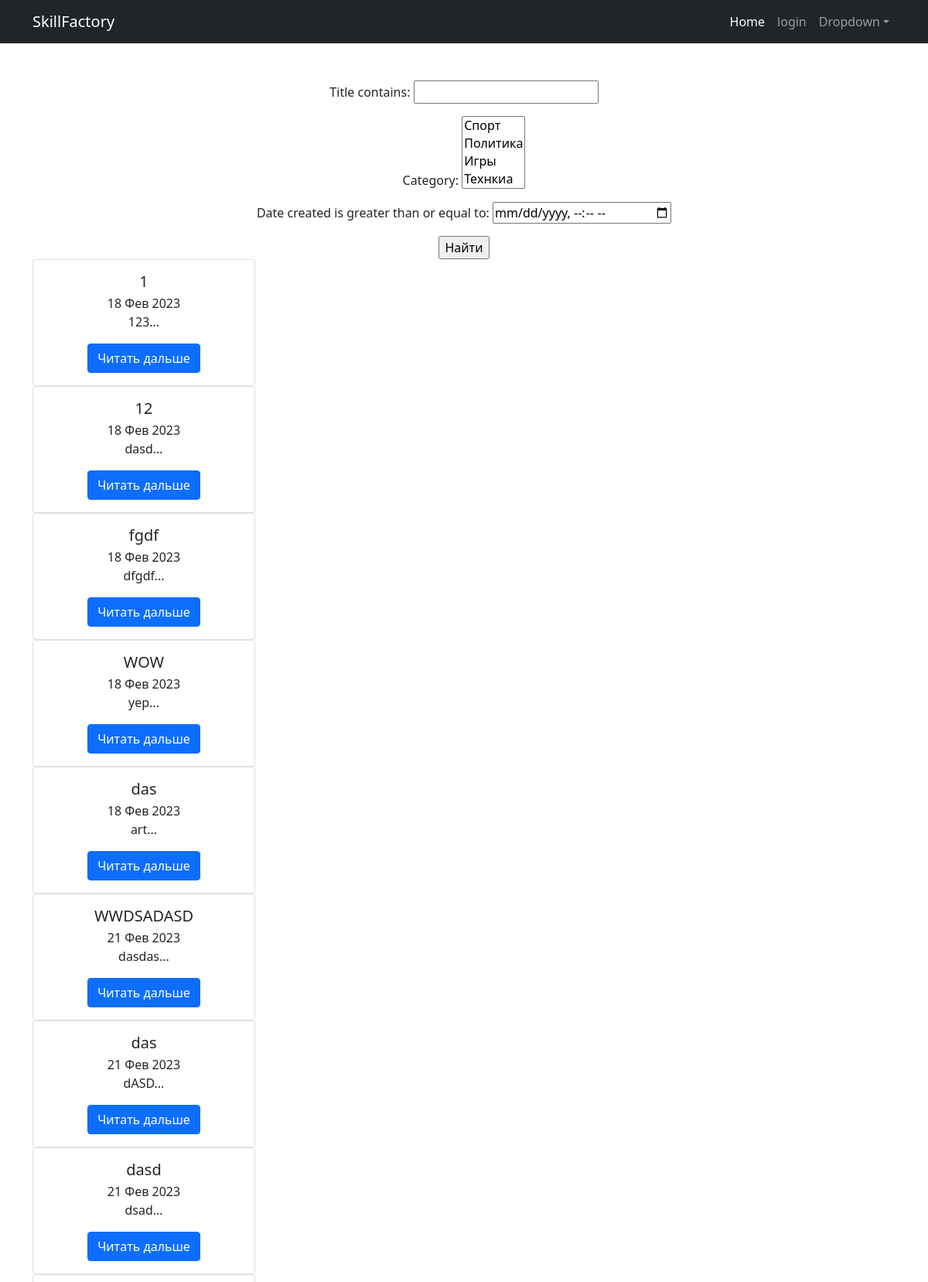
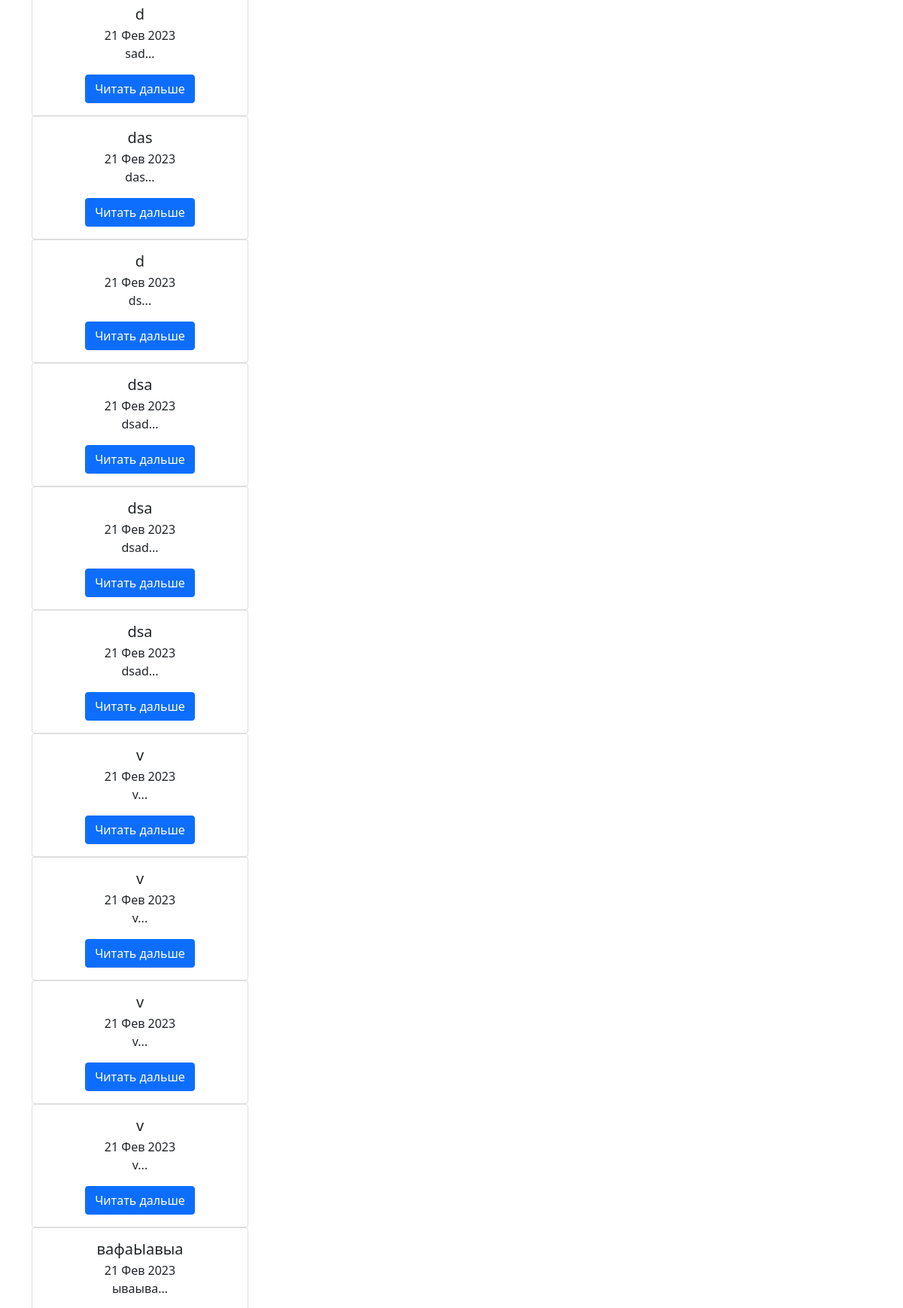
The app's page /news/search/ (upper part) with its own data (2 pictures, top to bottom).
### news/models.py (models this page shows, shortened)
class Post(models.Model):
    objects = None
    news = 'NW'
    articles = 'AR'
    POSITION = [
        (news, 'Новость'),
        (articles, 'Статья')
    ]
    author_post = models.ForeignKey(Author, on_delete=models.CASCADE)
    category_type = models.CharField(max_length=2, default=news, choices=POSITION)
    date_created = models.DateTimeField(auto_now_add=True)
    category = models.ManyToManyField(Category)
    title = models.CharField(max_length=128, blank=False, null=False)
    text = models.TextField(blank=False, null=False)
    raitingPost = models.SmallIntegerField(default=0, verbose_name='Рэйтинг поста')
    def preview_text(self):
        return f'{self.text[:20]}...'
    class Meta:
        verbose_name = ("Пост")
        verbose_name_plural = ("Посты")

### news/views.py (the view)
# urls.py: path('search/', NewsSearch.as_view(), name='news_search'),
class NewsSearch(ListView):
    raise_exception = True
    model = Post
    template_name = 'news_search.html'
    context_object_name = 'news'
    def get_queryset(self):
        queryset = super().get_queryset()
        self.filterset = PostFilter(self.request.GET, queryset)
        return self.filterset.qs
    def get_context_data(self, **kwargs):
        context = super().get_context_data(**kwargs)
        context['filterset'] = self.filterset
        return context

### news/models.py (called while the page is built)
    def __str__(self):
        return self.name_category

### templates/news_search.html (shortened to what this page needs)
<!DOCTYPE html>
{% extends 'default.html' %}
{% block content %}
<form action="" method="get">
   {{ filterset.form.as_p }}
   <input type="submit" value="Найти" />
</form>
  {% for n in news %}
    <div class="card" style="width: 18rem;">
      <div class="card-body">
        <h5 class="card-title">{{n.title}}</h5>
        <p class='card-subtitle'>{{n.date_created|date:'d M Y'}}</p>
        <p class="card-text">{{n.preview_text}}</p>
        <a href="{% url 'news_detail' n.pk %}" class="btn btn-primary">Читать дальше</a>
      </div>
    </div>
  {% endfor %}
{% endblock %}

### records on screen
Post: title "1", date_created "18 Фев 2023", preview_text "123..."
Post: title "12", date_created "18 Фев 2023", preview_text "dasd..."
Post: title "fgdf", date_created "18 Фев 2023", preview_text "dfgdf..."
Post: title "WOW", date_created "18 Фев 2023", preview_text "yep..."
Post: title "das", date_created "18 Фев 2023", preview_text "art..."
Post: title "WWDSADASD", date_created "21 Фев 2023", preview_text "dasdas..."
Post: title "das", date_created "21 Фев 2023", preview_text "dASD..."
Post: title "dasd", date_created "21 Фев 2023", preview_text "dsad..."
Post: title "d", date_created "21 Фев 2023", preview_text "sad..."
Post: title "das", date_created "21 Фев 2023", preview_text "das..."
Post: title "d", date_created "21 Фев 2023", preview_text "ds..."
Post: title "dsa", date_created "21 Фев 2023", preview_text "dsad..."
Post: title "dsa", date_created "21 Фев 2023", preview_text "dsad..."
Post: title "dsa", date_created "21 Фев 2023", preview_text "dsad..."
Post: title "v", date_created "21 Фев 2023", preview_text "v..."
Post: title "v", date_created "21 Фев 2023", preview_text "v..."
Post: title "v", date_created "21 Фев 2023", preview_text "v..."
Post: title "v", date_created "21 Фев 2023", preview_text "v..."
Post: title "вафаЫавыа", date_created "21 Фев 2023", preview_text "ываыва..."
